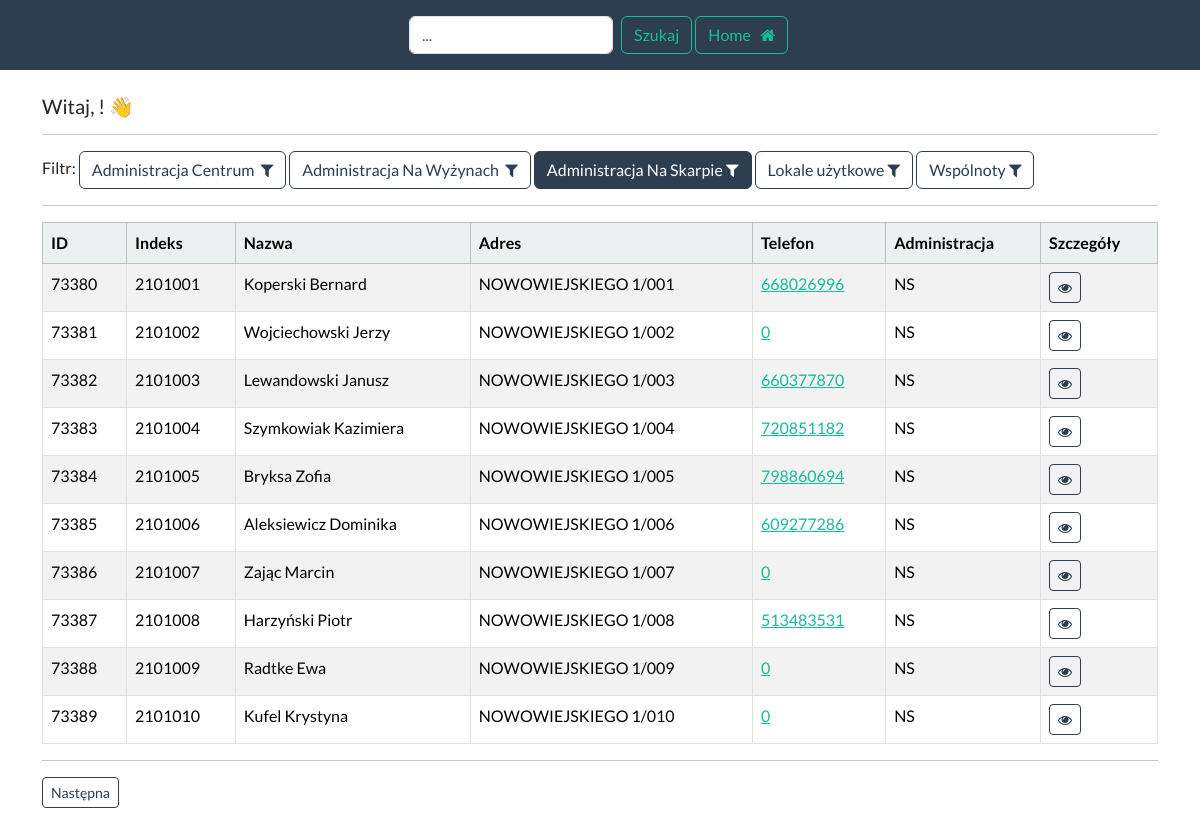
/telefony/dashboard_ns (signed in), run on an earlier commit of the app's database.
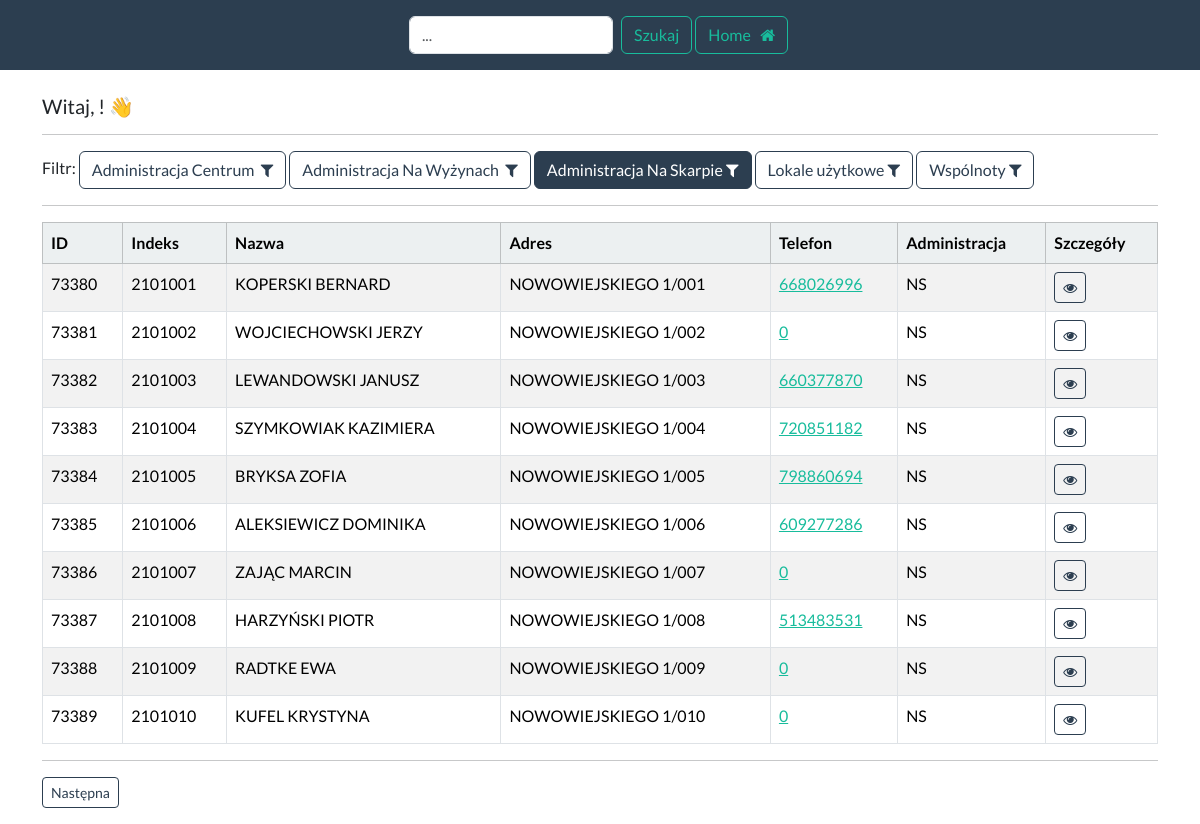
And on a later commit of the database.
### telefony/models.py (models this page shows, shortened)
class Mieszkaniec(models.Model):
    data_utworzenia = models.CharField(max_length=15, blank=True)
    indeks = models.CharField(max_length=7, blank=True)
    nazwa = models.CharField(max_length=255, blank=True)
    adres = models.CharField(max_length=255, blank=True)
    klatka = models.CharField(max_length=2, blank=True)
    telefon = models.CharField(max_length=20, blank=True)
    telefon2 = models.CharField(max_length=20, blank=True)
    telefon3 = models.CharField(max_length=20, blank=True)
    symbol_budynku = models.CharField(max_length=4, blank=True)
    tak = "tak"
    nie = "nie"
    zgoda_wybor = [
        (tak, "tak"),
        (nie, "nie")
    ]
    zgoda = models.CharField(
        max_length=3,
        choices=zgoda_wybor,
        default=tak,
    )
    ce = "CE"
    nw = "NW"
    ns = "NS"
    administracja_wybor = [
        (ns, "NS"),
        (nw, "NW"),
        (ce, "CE")
    ]
    administracja = models.CharField(
        max_length=2,
        choices=administracja_wybor,
        default=ce,
    )
    content = models.TextField(max_length=160, blank=True, null=True)
    phone = models.TextField(blank=True, null=True)

### telefony/views.py (the view)
# urls.py: path("dashboard_ns", views.dashboard_ns,
@login_required(login_url="login")
def dashboard_ns(request):
	my_records = Mieszkaniec.objects.all().filter(administracja="NS")
	p = Paginator(Mieszkaniec.objects.all().filter(administracja="NS"), 10)
	page = request.GET.get("page")
	my_record = p.get_page(page)
	return render(request, "dashboard-ns.html", {"records": my_records, "my_record": my_record})

### telefony/templates/dashboard-ns.html (shortened to what this page needs)
{% extends 'base-telefony-ns.html' %}
{% block content %}
    <h5> Witaj, {{ user.first_name }} {{ user.last_name }}! 👋 </h5>
    <hr>
    Filtr:
    <a class="btn btn-outline-primary" href="{% url 'dashboard_ce' %}">Administracja Centrum &nbsp;<i
            class="fa fa-filter"
            aria-hidden="true"></i> </a>
    <a class="btn btn-outline-primary" href="{% url 'dashboard_nw' %}">Administracja Na Wyżynach &nbsp;<i
            class="fa fa-filter"
            aria-hidden="true"></i> </a>
    <a class="btn btn-primary" href="{% url 'dashboard_ns' %}">Administracja Na Skarpie&nbsp;<i
            class="fa fa-filter"
            aria-hidden="true"></i> </a>
    <a class="btn btn-outline-primary" href="{% url 'dashboard_lu' %}">Lokale użytkowe&nbsp;<i
            class="fa fa-filter"
            aria-hidden="true"></i> </a>
    <a class="btn btn-outline-primary" href="{% url 'dashboard_w' %}">Wspólnoty&nbsp;<i
            class="fa fa-filter"
            aria-hidden="true"></i> </a>
    <hr>
    <table class="table  table-bordered table-striped" id="sample_data">
        <thead class="table-light">
        <tr>
            <th scope="col"> ID</th>
            <th scope="col"> Indeks</th>
            <th scope="col"> Nazwa</th>
            <th scope="col"> Adres</th>
            <th scope="col"> Telefon</th>
            <th scope="col"> Administracja</th>
            <th scope="col"> Szczegóły</th>
        </tr>
        </thead>
        <tbody>
        {% for record in my_record %}
            <tr>
                <td> {{ record.id }} </td>
                <td> {{ record.indeks }} </td>
                <td> {{ record.nazwa }}</td>
                <td> {{ record.adres }} </td>
                <td> <a href="{{ record.telefon }}">{{ record.telefon }}</a> </td>
                <td> {{ record.administracja }} </td>
                <td><a class="btn btn-outline-primary btn-sm" href="{% url 'view_telefony' record.id %}">
                    <i class="fa fa-eye" aria-hidden="true"></i> </a></td>
            </tr>
        {% endfor %}
        </tbody>
    </table>
    <hr>
    <nav aria-label="Page navigation example">
        <ul class="pagination">
            {% if my_record.has_next %}
                <a class="btn btn-outline-primary btn-sm" href="?page={{ my_record.next_page_number }}">Następna</a>
            {% endif %}
        </ul>
    </nav>
{% endblock %}

What changed in the data, as far as the page shows it:
changed Mieszkaniec "NOWOWIEJSKIEGO 1/001": nazwa "Koperski Bernard" → "KOPERSKI BERNARD"
changed Mieszkaniec "NOWOWIEJSKIEGO 1/002": nazwa "Wojciechowski Jerzy" → "WOJCIECHOWSKI JERZY"
changed Mieszkaniec "NOWOWIEJSKIEGO 1/003": nazwa "Lewandowski Janusz" → "LEWANDOWSKI JANUSZ"
changed Mieszkaniec "NOWOWIEJSKIEGO 1/004": nazwa "Szymkowiak Kazimiera" → "SZYMKOWIAK KAZIMIERA"
changed Mieszkaniec "NOWOWIEJSKIEGO 1/005": nazwa "Bryksa Zofia" → "BRYKSA ZOFIA"
changed Mieszkaniec "NOWOWIEJSKIEGO 1/006": nazwa "Aleksiewicz Dominika" → "ALEKSIEWICZ DOMINIKA"
changed Mieszkaniec "NOWOWIEJSKIEGO 1/007": nazwa "Zając Marcin" → "ZAJĄC MARCIN"
changed Mieszkaniec "NOWOWIEJSKIEGO 1/008": nazwa "Harzyński Piotr" → "HARZYŃSKI PIOTR"
changed Mieszkaniec "NOWOWIEJSKIEGO 1/009": nazwa "Radtke Ewa" → "RADTKE EWA"
changed Mieszkaniec "NOWOWIEJSKIEGO 1/010": nazwa "Kufel Krystyna" → "KUFEL KRYSTYNA"
